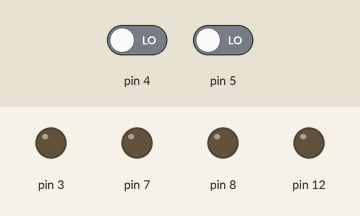
Recording of a sketch running on a simulated Arduino Uno, built with avr-gcc and run on an emulated ATmega328P. Shown: output pins drawn as LEDs (lit = HIGH). The test bench sets the inputs (shaded band); at power-on: pin 4 LOW, pin 5 LOW.

Above: at 1.2 s.
1.3 s: pin 4 driven HIGH
At 2.5 s:
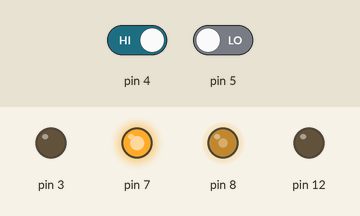
2.8 s: pin 5 driven HIGH
At 3.4 s:
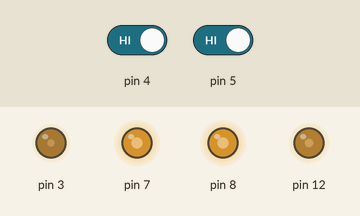
4.3 s: pin 4 driven LOW
At 5.0 s:
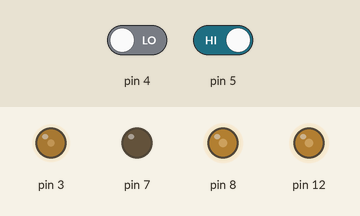
5.8 s: pin 5 driven LOW
At 6.9 s:
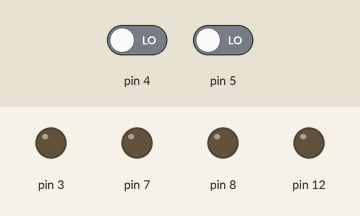
7.3 s: pin 4 driven HIGH
At 8.5 s:
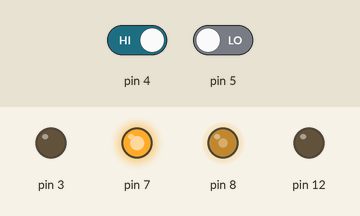
8.8 s: pin 4 driven LOW
At 9.1 s:
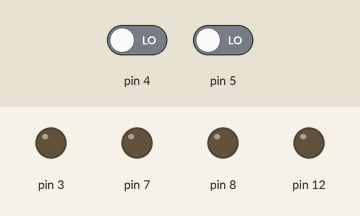
Timing chart, 0 to 11.3 s (numbered marks = the images above; inputs shaded):
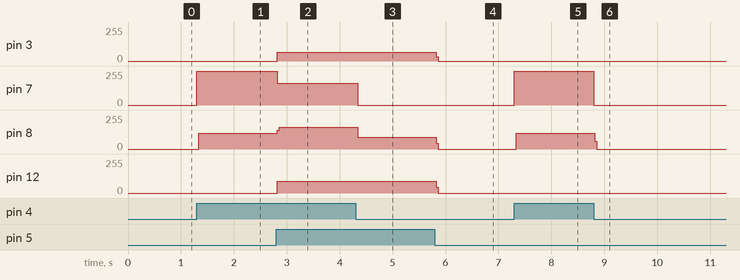

The sketch:

classwork_p1a4.ino
```cpp
//2 INPUT Basic Logic
//By Aldrick Victor Tadeo Arellano
//FEB 2021


//2 entradas 4 y 5.
//Entrada 4 prende 7 y 8.
//Entrada 5 prende 12, 3 y 8.
//Cualquier otra accion apaga todo.

int INPUT0;
int INPUT1;

void setup() {
  pinMode(4, INPUT);
  pinMode(5, INPUT);

  pinMode(3, OUTPUT);
  pinMode(7, OUTPUT);
  pinMode(8, OUTPUT);
  pinMode(12, OUTPUT);
}

void loop() {
  INPUT0 = digitalRead(4);
  if (INPUT0==1){
    digitalWrite(7, HIGH);
    digitalWrite(8, HIGH);
  }
  if (INPUT0==0){
    digitalWrite(7, LOW);
    digitalWrite(8, LOW);
  }

  INPUT1 = digitalRead(5);
  if (INPUT1==1){
    digitalWrite(3, HIGH);
    digitalWrite(8, HIGH);
    digitalWrite(12, HIGH);
  }
  if (INPUT1==0){
    digitalWrite(3, LOW);
    digitalWrite(8, LOW);
    digitalWrite(12, LOW);
  }
  else {
    digitalWrite(3, LOW);
    digitalWrite(7, LOW);
    digitalWrite(8, LOW);
    digitalWrite(12, LOW);
  }
}
```

Measured:
- after the input at 1.3 s, pin 7: 0/255 → 255/255 at once; pin 8: 0/255 → 118/255 at once
- after the input at 2.8 s, pin 3: 0/255 → 66/255 at once; pin 7: 255/255 → 162/255 at once; pin 8: 118/255 → 164/255 at once; pin 12: 0/255 → 87/255 at once
- after the input at 4.3 s, pin 7: 162/255 → 0/255 at once; pin 8: 164/255 → 88/255 at once
- after the input at 5.8 s, pin 3: 66/255 → 0/255 at once; pin 8: 88/255 → 0/255 at once; pin 12: 87/255 → 0/255 at once
- after the input at 7.3 s, pin 7: 0/255 → 255/255 at once; pin 8: 0/255 → 118/255 at once
- after the input at 8.8 s, pin 7: 255/255 → 0/255 at once; pin 8: 118/255 → 0/255 at once
